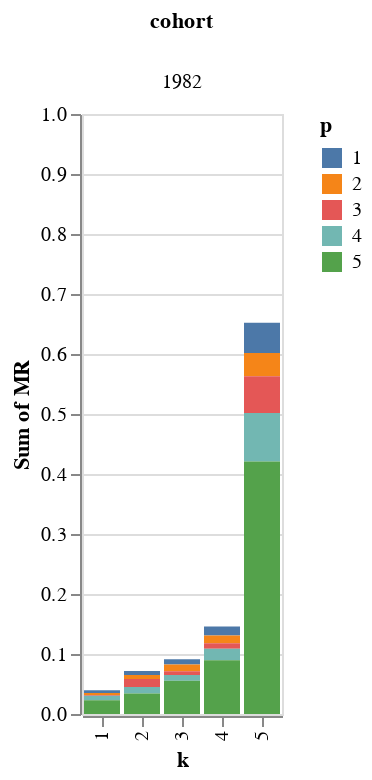

Notebook code cell kept with this figure:
### Code cell
k_mag_1 = alt.Chart(source).mark_bar().encode(
    column = 'cohort',
    x = alt.X("k:O"),
    y = alt.Y('sum(MR):Q', scale=alt.Scale(domain=(0,1))),
    color = alt.Color('p:O', scale=alt.Scale(scheme="tableau10"))
    )

k_mag_1

### Figure 1 — Vega-Lite specification as saved in the notebook (floating-point values rounded to 4 significant figures)
{"config": {"view": {"continuousWidth": 400, "continuousHeight": 300}}, "data": {"name": "data-4fc4c26f76eee94bfb2c45aede6c6bcc"}, "mark": "bar", "encoding": {"color": {"type": "ordinal", "field": "p", "scale": {"scheme": "tableau10"}}, "column": {"type": "quantitative", "field": "cohort"}, "x": {"type": "ordinal", "field": "k"}, "y": {"type": "quantitative", "aggregate": "sum", "field": "MR", "scale": {"domain": [0, 1]}}}, "$schema": "https://vega.github.io/schema/vega-lite/v4.8.1.json", "datasets": {"data-4fc4c26f76eee94bfb2c45aede6c6bcc": [{"k": 1, "p": 1, "MR": 0.004342, "cohort": 1982}, {"k": 2, "p": 1, "MR": 0.00653, "cohort": 1982}, {"k": 3, "p": 1, "MR": 0.008649, "cohort": 1982}, {"k": 4, "p": 1, "MR": 0.01507, "cohort": 1982}, {"k": 5, "p": 1, "MR": 0.05026, "cohort": 1982}, {"k": 1, "p": 2, "MR": 0.003479, "cohort": 1982}, {"k": 2, "p": 2, "MR": 0.006517, "cohort": 1982}, {"k": 3, "p": 2, "MR": 0.01161, "cohort": 1982}, {"k": 4, "p": 2, "MR": 0.01299, "cohort": 1982}, {"k": 5, "p": 2, "MR": 0.03871, "cohort": 1982}, {"k": 1, "p": 3, "MR": 0.001256, "cohort": 1982}, {"k": 2, "p": 3, "MR": 0.01348, "cohort": 1982}, {"k": 3, "p": 3, "MR": 0.006236, "cohort": 1982}, {"k": 4, "p": 3, "MR": 0.008902, "cohort": 1982}, {"k": 5, "p": 3, "MR": 0.06141, "cohort": 1982}, {"k": 1, "p": 4, "MR": 0.007494, "cohort": 1982}, {"k": 2, "p": 4, "MR": 0.01105, "cohort": 1982}, {"k": 3, "p": 4, "MR": 0.009496, "cohort": 1982}, {"k": 4, "p": 4, "MR": 0.01928, "cohort": 1982}, {"k": 5, "p": 4, "MR": 0.08088, "cohort": 1982}, {"k": 1, "p": 5, "MR": 0.02284, "cohort": 1982}, {"k": 2, "p": 5, "MR": 0.03397, "cohort": 1982}, {"k": 3, "p": 5, "MR": 0.05533, "cohort": 1982}, {"k": 4, "p": 5, "MR": 0.08957, "cohort": 1982}, {"k": 5, "p": 5, "MR": 0.4206, "cohort": 1982}]}}
